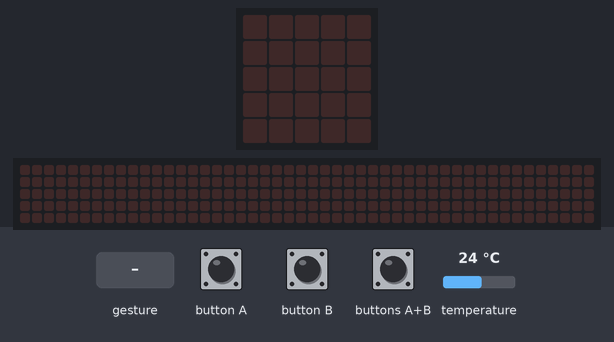
This program was run on a simulated BBC micro:bit (MakeCode). Parts: the board's 5×5 LED display, a strip that is not on the board, showing the scrolling text unrolled. Inputs (shaded band) come from the test bench; at power-on: temperature 24 °C. A tilt is held for 1.5 s and a shake lasts 1 s, then the board lies face up again; the 48×5 strip is a reading aid, not a part: it shows the text the display is scrolling, unrolled, one strip-width of it at a time.

Above: at 1.2 s.
1.3 s: buttons A+B pressed for 0.15 s
At 4.2 s:
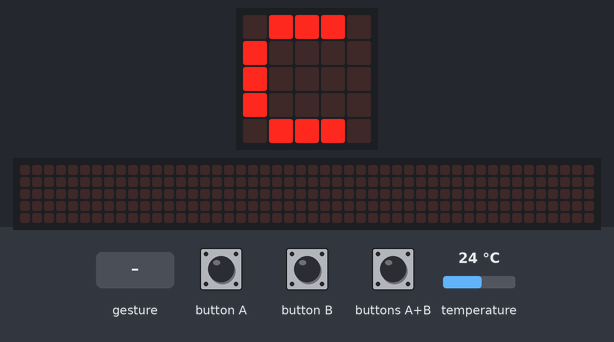
4.3 s: gesture 'shake'
At 5.3 s:
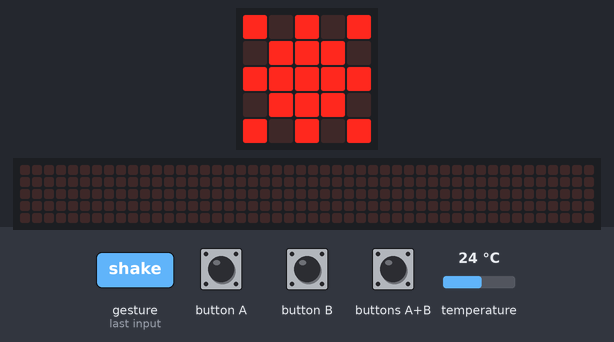
6.4 s: buttons A+B pressed for 1 s
At 7.47 s:
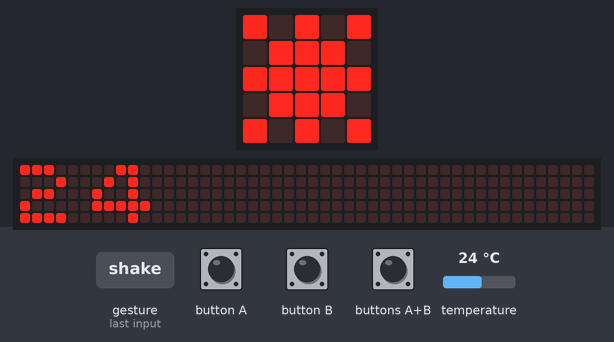
9.4 s: buttons A+B pressed for 0.15 s
At 10.92 s:
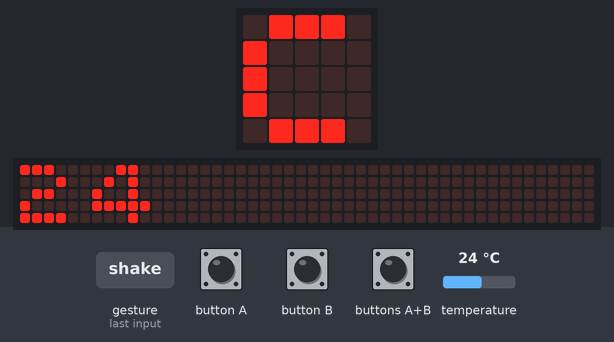
Timing chart, 0 to 12.4 s (numbered marks = the images above; inputs shaded):
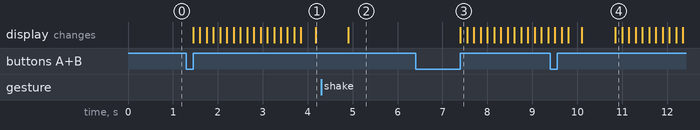

Measured:
- after the input at 1.3 s, the display: first changes after 0.15 s (image 1 shows a later state)
- after the input at 4.3 s, the display: changes after 0.60 s (image 2)
- after the input at 6.4 s, the display: changes after 1.0 s (image 3)
- after the input at 9.4 s, the display: first differs from a run without the input after 1.5 s (image 4)

The program:

main.ts
```typescript
let Celsius = 0
input.onGesture(Gesture.Shake, function () {
    if (Celsius >= 18) {
        basic.showLeds(`
            # . # . #
            . # # # .
            # # # # #
            . # # # .
            # . # . #
            `)
    } else if (Celsius >= 5) {
        basic.showLeds(`
            . . . . .
            . # . # .
            . . . . .
            # # # # #
            . . . . .
            `)
    } else {
        basic.showLeds(`
            # . . . #
            . # # # .
            . # . # .
            . # # # .
            # . . . #
            `)
    }
})
input.onButtonPressed(Button.AB, function () {
    basic.showNumber(Celsius)
    basic.showString("C")
})
basic.forever(function () {
    Celsius = input.temperature()
})
```

test.ts
```typescript
// ide kerülnek a tesztek; a rendszer ezt nem kompilálja, ha a csomagot bővítményként használják.
```
